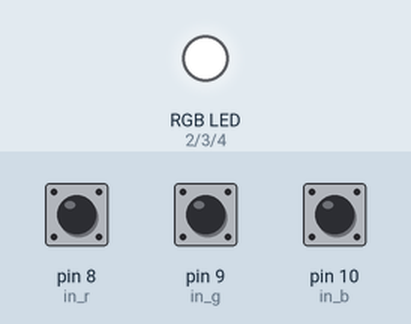
Recording of a sketch running on a simulated Arduino Uno, built with avr-gcc and run on an emulated ATmega328P. Shown: an RGB LED mixed from three pins (HIGH = lit). Inputs (shaded band) come from the test bench; at power-on: pin 8 (in_r) HIGH, pin 9 (in_g) HIGH, pin 10 (in_b) HIGH.

Above: at 1.2 s.
1.3 s: pin 8 (in_r) pulled LOW for 0.15 s
At 1.37 s:
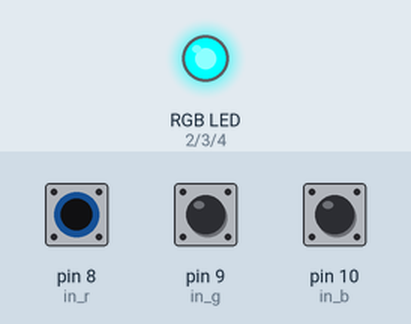
2.9 s: pin 9 (in_g) pulled LOW for 0.15 s
At 2.97 s:
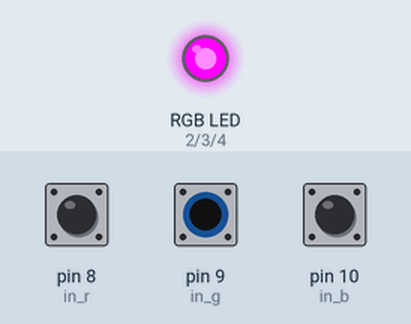
4.5 s: pin 10 (in_b) pulled LOW for 0.15 s
At 4.57 s:
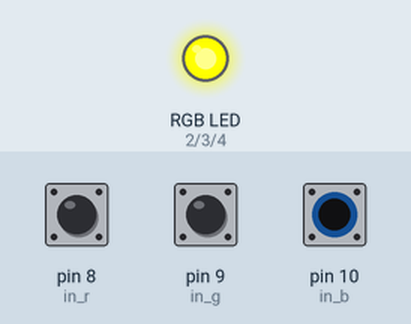
6.1 s: pin 10 (in_b) pulled LOW for 3.2 s
At 10.4 s:
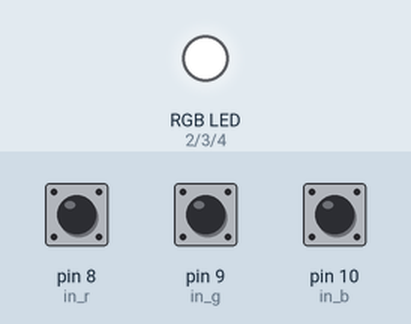
10.8 s: pin 8 (in_r) pulled LOW for 3.2 s
At 11.5 s:
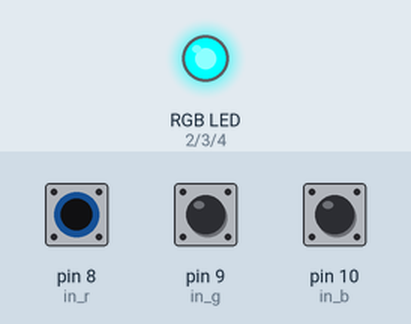
15.5 s: pin 8 (in_r) driven LOW and pin 9 (in_g) driven LOW
At 16.3 s:
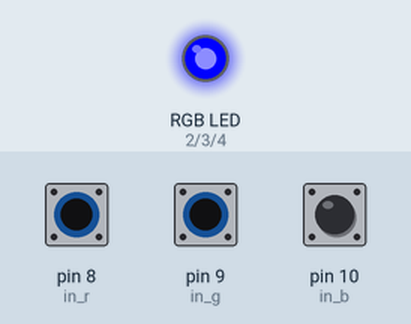
Timing chart, 0 to 18.0 s (numbered marks = the images above; inputs shaded):
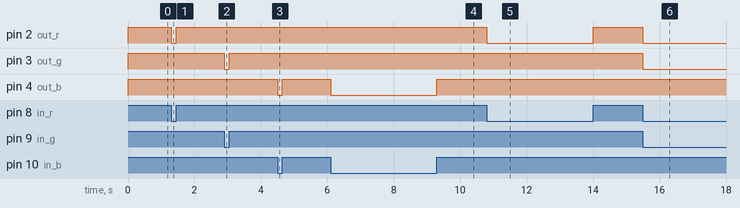

Measured:
- after the input at 1.3 s, pin 2 (out_r): HIGH → LOW at once, → HIGH 0.15 s later
- after the input at 2.9 s, pin 3 (out_g): HIGH → LOW at once, → HIGH 0.15 s later
- after the input at 4.5 s, pin 4 (out_b): HIGH → LOW at once, → HIGH 0.15 s later
- after the input at 6.1 s, pin 4 (out_b): HIGH → LOW at once, → HIGH 3.2 s later
- after the input at 10.8 s, pin 2 (out_r): HIGH → LOW at once, → HIGH 3.2 s later
- after the input at 15.5 s, pin 2 (out_r), pin 3 (out_g): HIGH → LOW at once

The sketch:

LEDRGB.ino
```cpp
const int out_r = 2;
const int out_g = 3;
const int out_b = 4;

const int in_r = 8;
const int in_g = 9;
const int in_b = 10;

void setup() {
  // put your setup code here, to run once:
  pinMode(out_r, OUTPUT);
  pinMode(out_g, OUTPUT);
  pinMode(out_b, OUTPUT);

  pinMode(in_r, INPUT_PULLUP);
  pinMode(in_g, INPUT_PULLUP);
  pinMode(in_b, INPUT_PULLUP);
}

void loop() {
  // put your main code here, to run repeatedly:
  digitalWrite(out_r, digitalRead(in_r));
  digitalWrite(out_g, digitalRead(in_g));
  digitalWrite(out_b, digitalRead(in_b));
}
```
